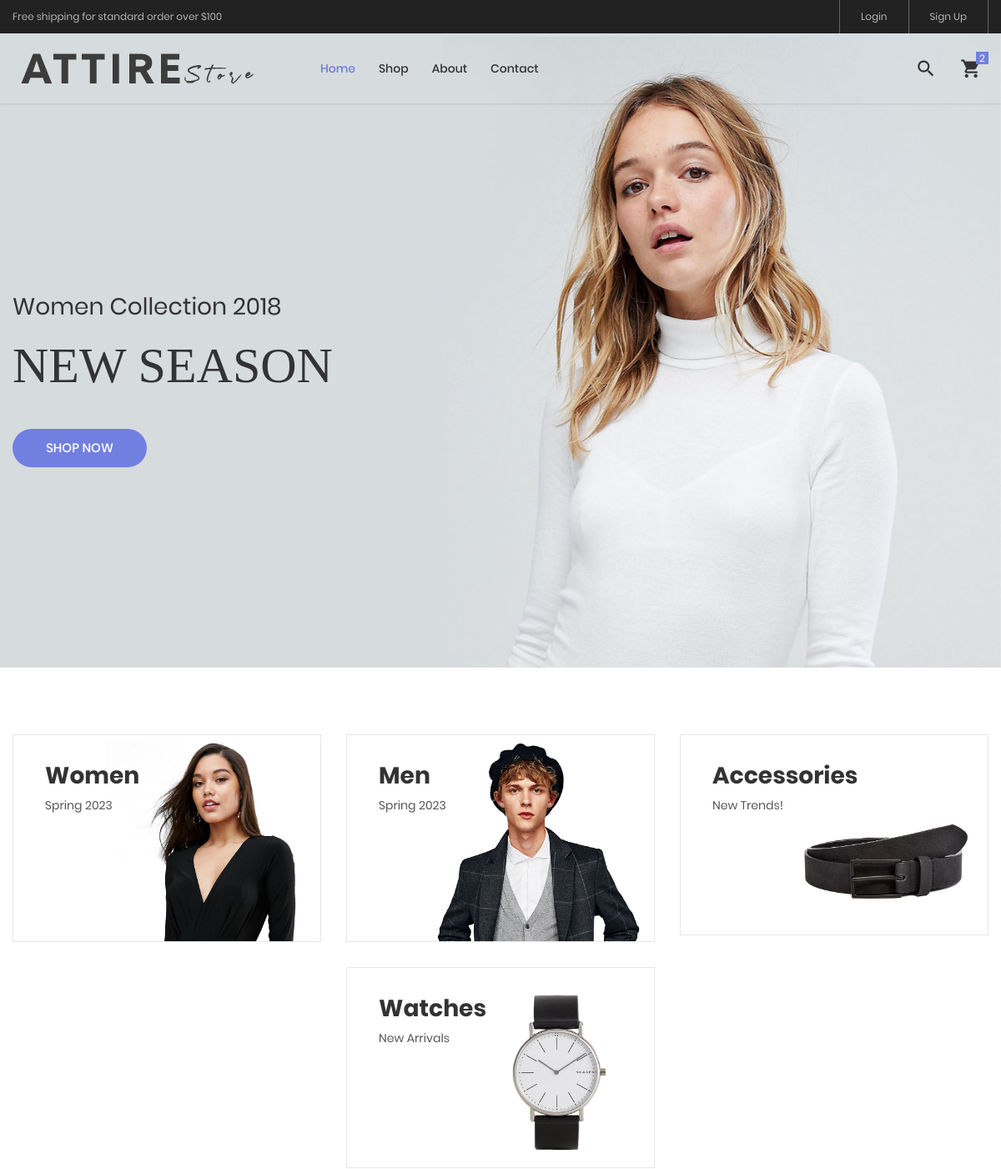
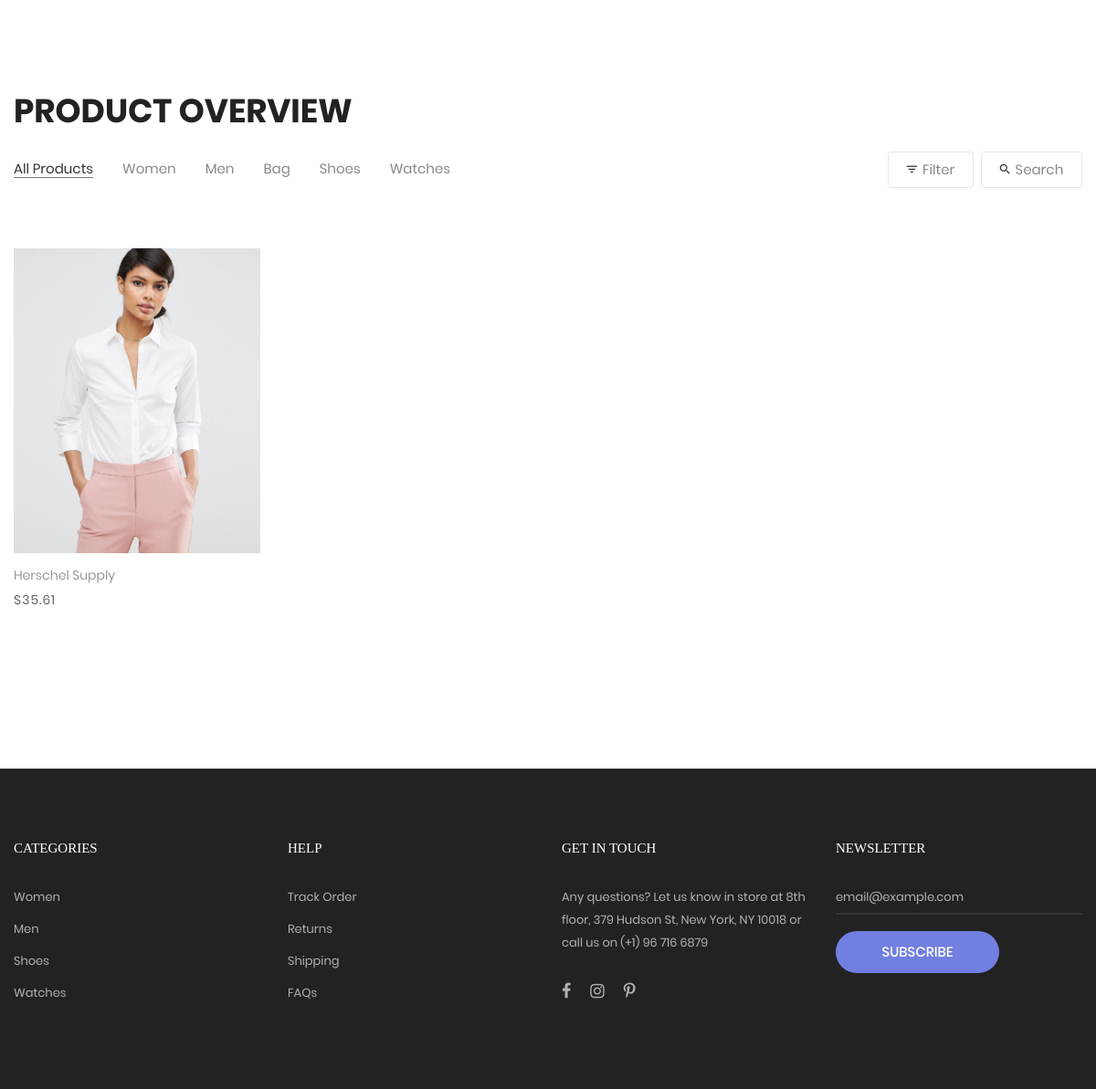
The page / on the database its author committed (2 pictures, top to bottom).
### store/models.py (models this page shows, shortened)
class Carousel(models.Model):
    name = models.CharField(max_length=300)
    image = models.ImageField(upload_to = 'media', null= "True")
    title1 = models.CharField(max_length=300 , null="True")
    title2 = models.CharField(max_length=300, null="True")
    rank = models.IntegerField()

class Block(models.Model):
    name = models.CharField(max_length=300)
    image = models.ImageField(upload_to='media', null="True")
    description = models.CharField(max_length=300, null="True")

class Product(models.Model):
    name = models.CharField(max_length=200, null=True)
    price = models.FloatField()
    image = models.ImageField(null=True, blank=True, upload_to='image/')
    description = models.TextField(blank=True)
    category = models.ForeignKey(Category, on_delete=models.CASCADE, null=True, blank= True )
    subcategory = models.ForeignKey(SubCategory, on_delete=models.CASCADE, null=True, blank= True )
    stock = models.CharField( choices= STOCK,blank = True, max_length=30)
    labels = models.CharField(choices= LABELS, blank = True, max_length=30)

### store/views.py (the view)
# urls.py: path('',HomeView.as_view(), name = "home"),
class HomeView(BaseView):
    def get(self,request):
        self.my_view
        self.my_view['carousels'] = Carousel.objects.all()
        self.my_view['blocks'] = Block.objects.all()
        self.my_view['products'] = Product.objects.all()
        return render(request,'index.html',self.my_view)

### Templates/index.html (shortened to what this page needs)
{% extends 'base.html' %}
{% load static %}
{% block content %}
	<section class="section-slide">
		<div class="wrap-slick1">
			<div class="slick1">
				{% for carousel in carousels %}
				<div class="item-slick1" style="background-image: url({% if carousel.image %} {{carousel.image.url}} {% endif %});">
					<div class="container h-full">
						<div class="flex-col-l-m h-full p-t-100 p-b-30 respon5">
							<div class="layer-slick1 animated visible-false" data-appear="fadeInDown" data-delay="0">
								<span class="ltext-101 cl2 respon2">
									{{carousel.title1}}
								</span>
							</div>
							<div class="layer-slick1 animated visible-false" data-appear="fadeInUp" data-delay="800">
								<h2 class="ltext-201 cl2 p-t-19 p-b-43 respon1">
									{{carousel.title2}}
								</h2>
							</div>
							<div class="layer-slick1 animated visible-false" data-appear="zoomIn" data-delay="1600">
								<a href="product.html" class="flex-c-m stext-101 cl0 size-101 bg1 bor1 hov-btn1 p-lr-15 trans-04">
									Shop Now
								</a>
							</div>
						</div>
					</div>
				</div>
				{% endfor %}
				</div>
			</div>
	</section>
	<div class="sec-banner bg0 p-t-80 p-b-50">
		<div class="container">
			<div class="row">
				{% for block in blocks %}
				<div class="col-md-6 col-xl-4 p-b-30 m-lr-auto">
					<div class="block1 wrap-pic-w">
						<img src="{% if block.image %}{{block.image.url}}{% endif %}" alt="IMG-BANNER">
						<a href="product.html" class="block1-txt ab-t-l s-full flex-col-l-sb p-lr-38 p-tb-34 trans-03 respon3">
							<div class="block1-txt-child1 flex-col-l">
								<span class="block1-name ltext-102 trans-04 p-b-8">
									{{block.name}}
								</span>
								<span class="block1-info stext-102 trans-04">
									{{block.description}}
								</span>
							</div>
						</a>
					</div>
				</div>
				{% endfor %}
			</div>
		</div>
	</div>
	<section class="bg0 p-t-23 p-b-140">
		<div class="container">
			<div class="p-b-10">
				<h3 class="ltext-103 cl5">
					Product Overview
				</h3>
			</div>
			<div class="flex-w flex-sb-m p-b-52">
				<div class="flex-w flex-l-m filter-tope-group m-tb-10">
					<button class="stext-106 cl6 hov1 bor3 trans-04 m-r-32 m-tb-5 how-active1" data-filter="*">
						All Products
					</button>
					<button class="stext-106 cl6 hov1 bor3 trans-04 m-r-32 m-tb-5" data-filter=".women">
						Women
					</button>
					<button class="stext-106 cl6 hov1 bor3 trans-04 m-r-32 m-tb-5" data-filter=".men">
						Men
					</button>
					<button class="stext-106 cl6 hov1 bor3 trans-04 m-r-32 m-tb-5" data-filter=".bag">
						Bag
					</button>
					<button class="stext-106 cl6 hov1 bor3 trans-04 m-r-32 m-tb-5" data-filter=".shoes">
						Shoes
					</button>
					<button class="stext-106 cl6 hov1 bor3 trans-04 m-r-32 m-tb-5" data-filter=".watches">
						Watches
					</button>
				</div>
				<div class="flex-w flex-c-m m-tb-10">
					<div class="flex-c-m stext-106 cl6 size-104 bor4 pointer hov-btn3 trans-04 m-r-8 m-tb-4 js-show-filter">
						<i class="icon-filter cl2 m-r-6 fs-15 trans-04 zmdi zmdi-filter-list"></i>
						 Filter
					</div>
					<div class="flex-c-m stext-106 cl6 size-105 bor4 pointer hov-btn3 trans-04 m-tb-4 js-show-search">
						<i class="icon-search cl2 m-r-6 fs-15 trans-04 zmdi zmdi-search"></i>
						Search
					</div>
				</div>
			</div>
			<div class="row isotope-grid">
				{% for product in products %}
				{% if product.labels == 'featured' %}
				<div class="col-sm-6 col-md-4 col-lg-3 p-b-35 isotope-item women">
					<div class="block2">
						<div class="block2-pic hov-img0">
							<img src="{% if product.image %}{{product.image.url}}{% endif %}" alt="IMG-PRODUCT">
						</div>
						<div class="block2-txt flex-w flex-t p-t-14">
							<div class="block2-txt-child1 flex-col-l ">
								<a href="product-detail.html" class="stext-104 cl4 hov-cl1 trans-04 js-name-b2 p-b-6">
									{{product.name}}
								</a>
								<span class="stext-105 cl3">
									${{product.price|floatformat:2}}
								</span>
							</div>
						</div>
					</div>
				</div>
				{% endif %}
				{% endfor %}
		</div>
	</section>
{% endblock %}

### Templates/base.html (shortened to what this page needs)
<!DOCTYPE html>
{% load static %}
<html lang="en">
<head>
	<link rel="stylesheet" type="text/css" href="{% static 'vendor/bootstrap/css/bootstrap.min.css' %}">
	<link rel="stylesheet" type="text/css" href="{% static 'fonts/font-awesome-4.7.0/css/font-awesome.min.css' %}">
	<link rel="stylesheet" type="text/css" href="{% static 'fonts/iconic/css/material-design-iconic-font.min.css' %}">
	<link rel="stylesheet" type="text/css" href="{% static 'fonts/linearicons-v1.0.0/icon-font.min.css' %}">
	<link rel="stylesheet" type="text/css" href="{% static 'vendor/animate/animate.css' %}">
	<link rel="stylesheet" type="text/css" href="{% static 'vendor/css-hamburgers/hamburgers.min.css' %}">
	<link rel="stylesheet" type="text/css" href="{% static 'vendor/animsition/css/animsition.min.css' %}">
	<link rel="stylesheet" type="text/css" href="{% static 'vendor/select2/select2.min.css' %}">
	<link rel="stylesheet" type="text/css" href="{% static 'vendor/daterangepicker/daterangepicker.css' %}">
	<link rel="stylesheet" type="text/css" href="{% static 'vendor/slick/slick.css' %}">
	<link rel="stylesheet" type="text/css" href="{% static 'vendor/MagnificPopup/magnific-popup.css' %}">
	<link rel="stylesheet" type="text/css" href="{% static 'vendor/perfect-scrollbar/perfect-scrollbar.css' %}">
	<link rel="stylesheet" type="text/css" href="{% static 'css/util.css' %}">
	<link rel="stylesheet" type="text/css" href="{% static 'css/main.css' %}">
</head>
<body class="animsition">
	<header>
		<div class="container-menu-desktop">
			<div class="top-bar">
				<div class="content-topbar flex-sb-m h-full container">
					<div class="left-top-bar">
						Free shipping for standard order over $100
					</div>
					<div class="right-top-bar flex-w h-full">
						<a href="{% url 'signin' %}" class="flex-c-m trans-04 p-lr-25">
							Login
						</a>
						<a href="{% url 'signup' %}" class="flex-c-m trans-04 p-lr-25">
							Sign Up
						</a>
					</div>
				</div>
			</div>
			<div class="wrap-menu-desktop how-shadow1">
				<nav class="limiter-menu-desktop container">
					<a href="{% url 'home' %}" class="logo">
						<img src="{% static 'images/icons/logo-01.png' %}" alt="IMG-LOGO">
					</a>
					<div class="menu-desktop">
						<ul class="main-menu">
							<li class="active-menu">
								<a href="{% url 'home' %}">Home</a>
							</li>
							<li>
								<a href="{% url 'shop' %}">Shop</a>
							</li>
							<li>
								<a href="{% url 'about' %}">About</a>
							</li>
							<li>
								<a href="{% url 'contact' %}">Contact</a>
							</li>
						</ul>
					</div>
					<div class="wrap-icon-header flex-w flex-r-m">
						<div class="icon-header-item cl2 hov-cl1 trans-04 p-l-22 p-r-11 js-show-modal-search">
							<i class="zmdi zmdi-search"></i>
						</div>
						<div class="icon-header-item cl2 hov-cl1 trans-04 p-l-22 p-r-11 icon-header-noti js-show-cart" data-notify="2">
							<i class="zmdi zmdi-shopping-cart"></i>
						</div>
					</div>
				</nav>
			</div>
		</div>
	</header>
    {% block content %}
	{% endblock %}
	<footer class="bg3 p-t-75 p-b-32">
		<div class="container">
			<div class="row">
				<div class="col-sm-6 col-lg-3 p-b-50">
					<h4 class="stext-301 cl0 p-b-30">
						Categories
					</h4>
					<ul>
						<li class="p-b-10">
							<a href="#" class="stext-107 cl7 hov-cl1 trans-04">
								Women
							</a>
						</li>
						<li class="p-b-10">
							<a href="#" class="stext-107 cl7 hov-cl1 trans-04">
								Men
							</a>
						</li>
						<li class="p-b-10">
							<a href="#" class="stext-107 cl7 hov-cl1 trans-04">
								Shoes
							</a>
						</li>
						<li class="p-b-10">
							<a href="#" class="stext-107 cl7 hov-cl1 trans-04">
								Watches
							</a>
						</li>
					</ul>
				</div>
				<div class="col-sm-6 col-lg-3 p-b-50">
					<h4 class="stext-301 cl0 p-b-30">
						Help
					</h4>
					<ul>
						<li class="p-b-10">
							<a href="#" class="stext-107 cl7 hov-cl1 trans-04">
								Track Order
							</a>
						</li>
						<li class="p-b-10">
							<a href="#" class="stext-107 cl7 hov-cl1 trans-04">
								Returns
							</a>
						</li>
						<li class="p-b-10">
							<a href="#" class="stext-107 cl7 hov-cl1 trans-04">
								Shipping
							</a>
						</li>
						<li class="p-b-10">
							<a href="#" class="stext-107 cl7 hov-cl1 trans-04">
								FAQs
							</a>
						</li>
					</ul>
				</div>
				<div class="col-sm-6 col-lg-3 p-b-50">
					<h4 class="stext-301 cl0 p-b-30">
						GET IN TOUCH
					</h4>
					<p class="stext-107 cl7 size-201">
						Any questions? Let us know in store at 8th floor, 379 Hudson St, New York, NY 10018 or call us on (+1) 96 716 6879
					</p>
					<div class="p-t-27">
						<a href="#" class="fs-18 cl7 hov-cl1 trans-04 m-r-16">
							<i class="fa fa-facebook"></i>
						</a>
						<a href="#" class="fs-18 cl7 hov-cl1 trans-04 m-r-16">
							<i class="fa fa-instagram"></i>
						</a>
						<a href="#" class="fs-18 cl7 hov-cl1 trans-04 m-r-16">
							<i class="fa fa-pinterest-p"></i>
						</a>
					</div>
				</div>
				<div class="col-sm-6 col-lg-3 p-b-50">
					<h4 class="stext-301 cl0 p-b-30">
						Newsletter
					</h4>
					<form>
						<div class="wrap-input1 w-full p-b-4">
							<input class="input1 bg-none plh1 stext-107 cl7" type="text" name="email" placeholder="email@example.com">
						</div>
						<div class="p-t-18">
							<button class="flex-c-m stext-101 cl0 size-103 bg1 bor1 hov-btn2 p-lr-15 trans-04">
								Subscribe
							</button>
						</div>
					</form>
				</div>
			</div>
		</div>
	</footer>
</body>
</html>

### rows shown on the page
Carousel: image (picture), title1 "Women Collection 2018", title2 "NEW SEASON"
Block: image (picture), name "Women", description "Spring 2023"
Block: image (picture), name "Men", description "Spring 2023"
Block: image (picture), name "Accessories", description "New Trends!"
Block: image (picture), name "Watches", description "New Arrivals"
Product: image (picture), name "Herschel Supply", price "35.61"
